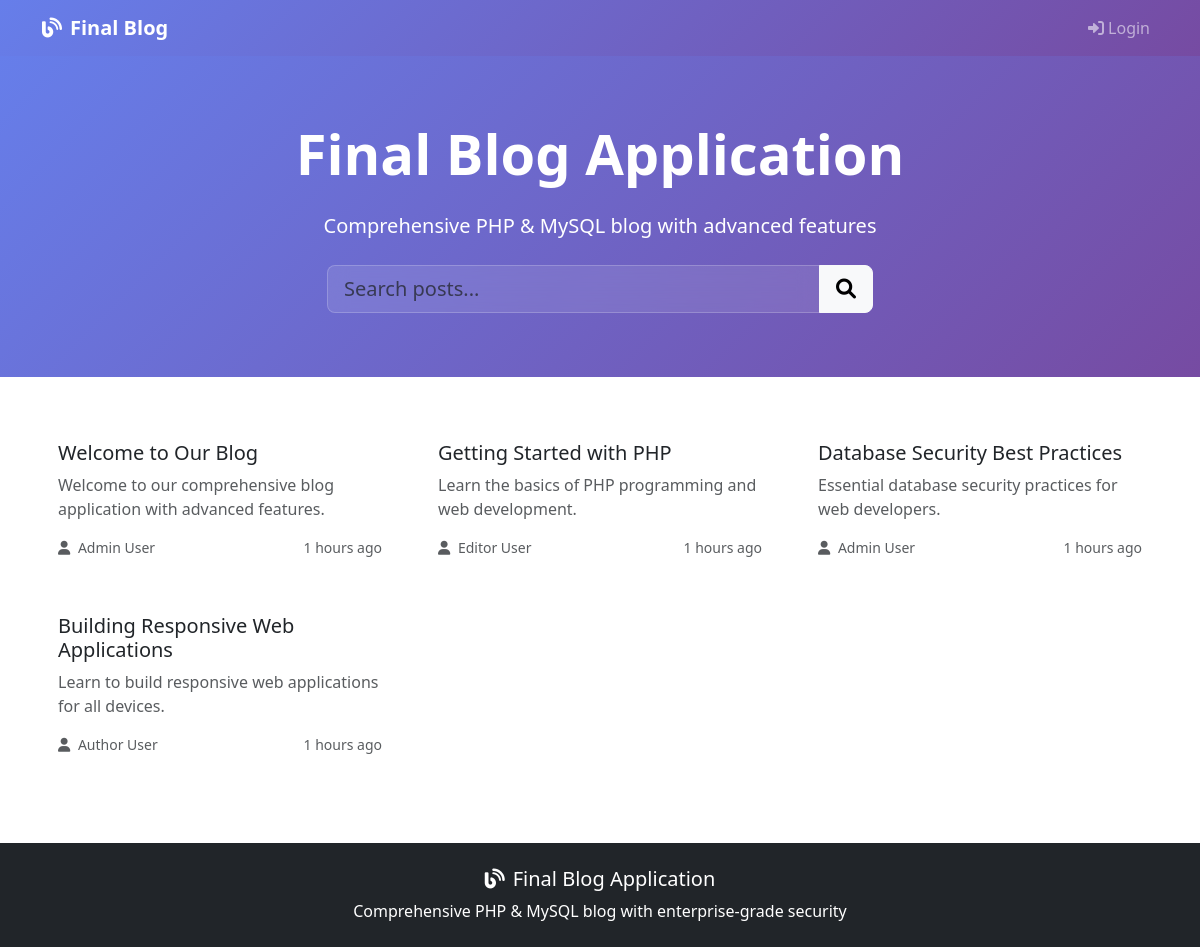
The app's page /final_index.php with its own data.
### tables this page shows
CREATE TABLE IF NOT EXISTS posts (
    id INT AUTO_INCREMENT PRIMARY KEY,
    title VARCHAR(200) NOT NULL,
    slug VARCHAR(200) NOT NULL UNIQUE,
    content TEXT NOT NULL,
    excerpt TEXT,
    featured_image VARCHAR(255),
    author_id INT NOT NULL,
    status ENUM('draft', 'published', 'archived') DEFAULT 'draft',
    is_featured BOOLEAN DEFAULT FALSE,
    view_count INT DEFAULT 0,
    created_at TIMESTAMP DEFAULT CURRENT_TIMESTAMP,
    updated_at TIMESTAMP DEFAULT CURRENT_TIMESTAMP ON UPDATE CURRENT_TIMESTAMP,
    published_at TIMESTAMP NULL,
    
    FOREIGN KEY (author_id) REFERENCES users(id) ON DELETE CASCADE,
    INDEX idx_author (author_id),
    INDEX idx_status (status),
    INDEX idx_published (published_at),
    INDEX idx_featured (is_featured),
    FULLTEXT idx_search (title, content, excerpt)
);

CREATE TABLE IF NOT EXISTS users (
    id INT AUTO_INCREMENT PRIMARY KEY,
    username VARCHAR(50) NOT NULL UNIQUE,
    email VARCHAR(100) NOT NULL UNIQUE,
    password VARCHAR(255) NOT NULL,
    role ENUM('subscriber', 'author', 'editor', 'admin') DEFAULT 'author',
    status ENUM('active', 'inactive', 'banned') DEFAULT 'active',
    first_name VARCHAR(50),
    last_name VARCHAR(50),
    avatar VARCHAR(255),
    bio TEXT,
    created_at TIMESTAMP DEFAULT CURRENT_TIMESTAMP,
    updated_at TIMESTAMP DEFAULT CURRENT_TIMESTAMP ON UPDATE CURRENT_TIMESTAMP,
    last_login TIMESTAMP NULL,
    
    INDEX idx_username (username),
    INDEX idx_email (email),
    INDEX idx_role (role),
    INDEX idx_status (status)
);

### config/database.php (called while the page is built, shortened)
<?php
try {
    $pdo = new PDO(
        "mysql:host=" . DB_HOST . ";dbname=" . DB_NAME . ";charset=utf8mb4",
        DB_USER,
        DB_PASS,
        [
            PDO::ATTR_ERRMODE => PDO::ERRMODE_EXCEPTION,
            PDO::ATTR_DEFAULT_FETCH_MODE => PDO::FETCH_ASSOC,
            PDO::ATTR_EMULATE_PREPARES => false,
            PDO::MYSQL_ATTR_INIT_COMMAND => "SET NAMES utf8mb4"
        ]
    );
} catch (PDOException $e) {
    try {
        $pdo_temp = new PDO(
            "mysql:host=" . DB_HOST . ";charset=utf8mb4",
            DB_USER,
            DB_PASS,
            [PDO::ATTR_ERRMODE => PDO::ERRMODE_EXCEPTION]
        );
        $pdo_temp->exec("CREATE DATABASE IF NOT EXISTS " . DB_NAME . " CHARACTER SET utf8mb4 COLLATE utf8mb4_unicode_ci");
        $pdo = new PDO(
            "mysql:host=" . DB_HOST . ";dbname=" . DB_NAME . ";charset=utf8mb4",
            DB_USER,
            DB_PASS,
            [
                PDO::ATTR_ERRMODE => PDO::ERRMODE_EXCEPTION,
                PDO::ATTR_DEFAULT_FETCH_MODE => PDO::FETCH_ASSOC,
                PDO::ATTR_EMULATE_PREPARES => false
            ]
        );
    } catch (PDOException $e2) {
        die("Database connection failed: " . $e2->getMessage() .
            "<br><br>Please ensure MySQL is running and check your database credentials in config/database.php");
    }
}
function executeQuery($sql, $params = []) {
    global $pdo;
    try {
        $stmt = $pdo->prepare($sql);
        $stmt->execute($params);
        return $stmt;
    } catch (PDOException $e) {
        error_log("Database error: " . $e->getMessage());
        return false;
    }
}
function fetchAll($sql, $params = []) {
    $stmt = executeQuery($sql, $params);
    return $stmt ? $stmt->fetchAll() : [];
}
function sanitizeInput($input) {
    return htmlspecialchars(trim($input), ENT_QUOTES, 'UTF-8');
}
function isLoggedIn() {
    return isset($_SESSION['user_id']) && !empty($_SESSION['user_id']);
}
?>

### final_index.php (the view, shortened to what this page needs)
<?php
require_once 'config/database.php';
$search = sanitizeInput($_GET['search'] ?? '');
$page = max(1, intval($_GET['page'] ?? 1));
$per_page = POSTS_PER_PAGE;
$offset = ($page - 1) * $per_page;
$where_conditions = ["p.status = 'published'"];
$params = [];
$where_clause = implode(' AND ', $where_conditions);
$posts_sql = "SELECT DISTINCT p.*, u.username, u.first_name, u.last_name,
                     GROUP_CONCAT(cat.name) as categories,
                     GROUP_CONCAT(cat.slug) as category_slugs,
                     GROUP_CONCAT(cat.color) as category_colors
              FROM posts p
              LEFT JOIN users u ON p.author_id = u.id
              LEFT JOIN post_categories pc ON p.id = pc.post_id
              LEFT JOIN categories cat ON pc.category_id = cat.id
              LEFT JOIN categories c ON pc.category_id = c.id
              WHERE $where_clause
              GROUP BY p.id
              ORDER BY p.is_featured DESC, p.published_at DESC
              LIMIT $per_page OFFSET $offset";
$posts = fetchAll($posts_sql, $params);
function truncateText($text, $length = 150) {
    return strlen($text) > $length ? substr($text, 0, $length) . '...' : $text;
}
function timeAgo($datetime) {
    $time = time() - strtotime($datetime);
    if ($time < 86400) return floor($time/3600) . ' hours ago';
    return date('M j, Y', strtotime($datetime));
}
?>
<!DOCTYPE html>
<html lang="en">
<head>
    <link href="https://cdn.jsdelivr.net/npm/bootstrap@5.3.0/dist/css/bootstrap.min.css" rel="stylesheet">
    <link href="https://cdnjs.cloudflare.com/ajax/libs/font-awesome/6.0.0/css/all.min.css" rel="stylesheet">
</head>
<body>
    <nav class="navbar navbar-expand-lg navbar-dark" style="background: var(--primary-gradient);">
        <div class="container">
            <a class="navbar-brand fw-bold" href="final_index.php">
                <i class="fas fa-blog me-2"></i>Final Blog
            </a>
            <div class="navbar-nav ms-auto">
                <?php if (isLoggedIn()): ?>
                    <a class="nav-link" href="dashboard.php">
                        <i class="fas fa-tachometer-alt me-1"></i>Dashboard
                    </a>
                    <a class="nav-link" href="auth/logout.php">
                        <i class="fas fa-sign-out-alt me-1"></i>Logout
                    </a>
                <?php else: ?>
                    <a class="nav-link" href="auth/final_login.php">
                        <i class="fas fa-sign-in-alt me-1"></i>Login
                    </a>
                <?php endif; ?>
            </div>
        </div>
    </nav>
    <section class="hero-section">
        <div class="container text-center">
            <h1 class="display-4 fw-bold mb-4">Final Blog Application</h1>
            <p class="lead mb-4">Comprehensive PHP & MySQL blog with advanced features</p>
            <form method="GET" class="row justify-content-center">
                <div class="col-md-6">
                    <div class="input-group input-group-lg">
                        <input type="text" name="search" class="form-control search-box"
                               placeholder="Search posts..." value="<?= htmlspecialchars($search) ?>">
                        <button class="btn btn-light" type="submit">
                            <i class="fas fa-search"></i>
                        </button>
                    </div>
                </div>
            </form>
        </div>
    </section>
    <div class="container my-5">
        <?php if (empty($posts)): ?>
            <div class="text-center py-5">
                <i class="fas fa-search fa-3x text-muted mb-3"></i>
                <h3 class="text-muted">No posts found</h3>
                <p class="text-muted">Try adjusting your search criteria.</p>
                <a href="final_index.php" class="btn btn-gradient">View All Posts</a>
            </div>
        <?php else: ?>
            <div class="row">
                <?php foreach ($posts as $post): ?>
                    <div class="col-md-6 col-lg-4 mb-4">
                        <div class="card post-card h-100">
                            <div class="card-body">
                                <h5 class="card-title">
                                    <a href="posts/view.php?id=<?= $post['id'] ?>"
                                       class="text-decoration-none text-dark">
                                        <?= htmlspecialchars($post['title']) ?>
                                    </a>
                                </h5>
                                <p class="card-text text-muted">
                                    <?= truncateText(htmlspecialchars($post['excerpt'] ?: strip_tags($post['content']))) ?>
                                </p>
                                <div class="d-flex justify-content-between align-items-center mt-auto">
                                    <small class="text-muted">
                                        <i class="fas fa-user me-1"></i>
                                        <?= htmlspecialchars($post['first_name'] . ' ' . $post['last_name']) ?>
                                    </small>
                                    <small class="text-muted">
                                        <?= timeAgo($post['published_at']) ?>
                                    </small>
                                </div>
                            </div>
                        </div>
                    </div>
                <?php endforeach; ?>
            </div>
        <?php endif; ?>
    </div>
    <footer class="bg-dark text-white py-4 mt-5">
        <div class="container text-center">
            <h5><i class="fas fa-blog me-2"></i>Final Blog Application</h5>
            <p class="mb-0">Comprehensive PHP & MySQL blog with enterprise-grade security</p>
        </div>
    </footer>
</body>
</html>

### final_index.php (style rules this page uses)
:root { --primary-gradient: linear-gradient(135deg, #667eea 0%, #764ba2 100%); }
.hero-section { background: var(--primary-gradient); color: white; padding: 4rem 0; }
.search-box { background: rgba(255,255,255,0.1); border: 1px solid rgba(255,255,255,0.2); backdrop-filter: blur(10px); }
.post-card { transition: transform 0.3s ease, box-shadow 0.3s ease; border: none; border-radius: 15px; overflow: hidden; }

### records on screen
posts: title "Welcome to Our Blog", excerpt "Welcome to our comprehensive blog application with advanced features.", author.last_name "Admin User", published_at "1 hours ago"
posts: title "Getting Started with PHP", excerpt "Learn the basics of PHP programming and web development.", author.last_name "Editor User", published_at "1 hours ago"
posts: title "Database Security Best Practices", excerpt "Essential database security practices for web developers.", author.last_name "Admin User", published_at "1 hours ago"
posts: title "Building Responsive Web Applications", excerpt "Learn to build responsive web applications for all devices.", author.last_name "Author User", published_at "1 hours ago"
